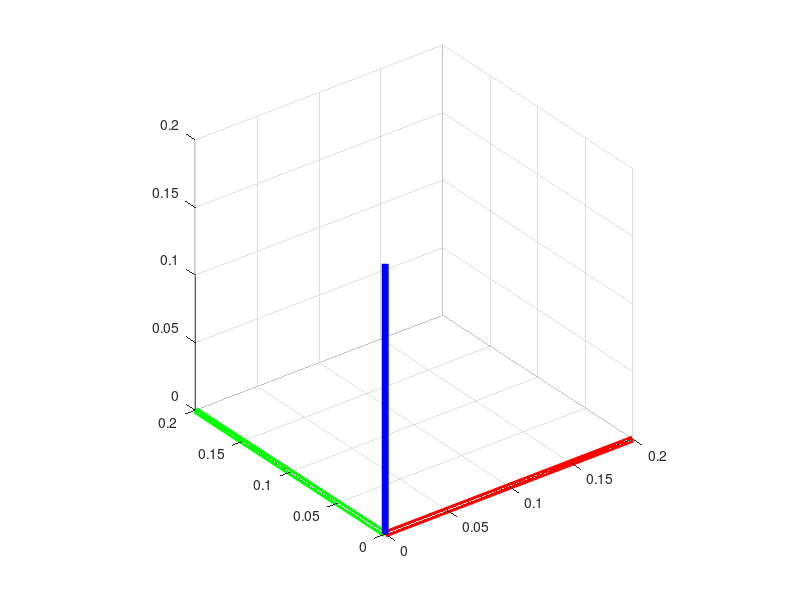

Recreate this plot in MATLAB.
clear all;
clc;
files1 = dir('../left/lines/lidar/line1_*.csv');
files2 = dir('../left/lines/lidar/line2_*.csv');
files3 = dir('../left/lines/lidar/line3_*.csv');
files4 = dir('../left/lines/lidar/line4_*.csv');

n = length(files1);
%n = 5;
scale = 1;
figure('Name', 'Left Line Views')
for i = 1:n
  csv1 = load((strcat('../left/lines/lidar/', files1(i).name)));
  xP1 = csv1(:, 1); yP1 = csv1(:, 2); zP1 = csv1(:, 3);
  [A1, B1] = fit3DLine(csv1);
  
  csv2 = load((strcat('../left/lines/lidar/', files2(i).name)));
  xP2 = csv2(:, 1); yP2 = csv2(:, 2); zP2 = csv2(:, 3);
  [A2, B2] = fit3DLine(csv2);
  
  csv3 = load((strcat('../left/lines/lidar/', files3(i).name)));
  xP3 = csv3(:, 1); yP3 = csv3(:, 2); zP3 = csv3(:, 3);
  [A3, B3] = fit3DLine(csv3);
  
  csv4 = load((strcat('../left/lines/lidar/', files4(i).name)));
  xP4 = csv4(:, 1); yP4 = csv4(:, 2); zP4 = csv4(:, 3);
  [A4, B4] = fit3DLine(csv4);
  
  plot3(xP1, yP1, zP1, '+', 'LineWidth',2,...
    'MarkerSize',10,...
    'MarkerEdgeColor','b',...
    'MarkerFaceColor',[0.5,0.5,0.5]);
  hold on;
  C1 = linspace(A1-scale*B1, A1+scale*B1, 100);
  plot3(C1(1, :), C1(2, :), C1(3, :), '.', 'LineWidth',2,...
    'MarkerSize',10,...
    'MarkerEdgeColor','b',...
    'MarkerFaceColor',[0.5,0.5,0.5]);
  hold on;
  plot3(xP2, yP2, zP2, '+', 'LineWidth',2,...
    'MarkerSize',10,...
    'MarkerEdgeColor','r',...
    'MarkerFaceColor',[0.5,0.5,0.5]);
  hold on;  
  C2 = linspace(A2-scale*B2, A2+scale*B2, 100);
  plot3(C2(1, :), C2(2, :), C2(3, :), '.', 'LineWidth',2,...
    'MarkerSize',10,...
    'MarkerEdgeColor','r',...
    'MarkerFaceColor',[0.5,0.5,0.5]);
  hold on;
  plot3(xP3, yP3, zP3, '+', 'LineWidth',2,...
    'MarkerSize',10,...
    'MarkerEdgeColor','g',...
    'MarkerFaceColor',[0.5,0.5,0.5]);  
  hold on;
  C3 = linspace(A3-scale*B3, A3+scale*B3, 100);
  plot3(C3(1, :), C3(2, :), C3(3, :), '.', 'LineWidth',2,...
    'MarkerSize',10,...
    'MarkerEdgeColor','g',...
    'MarkerFaceColor',[0.5,0.5,0.5]);
  hold on;  
  plot3(xP4, yP4, zP4, '+', 'LineWidth',2,...
    'MarkerSize',10,...
    'MarkerEdgeColor','c',...
    'MarkerFaceColor',[0.5,0.5,0.5]);
  hold on;  
  C4 = linspace(A4-scale*B4, A4+scale*B4, 100);
  plot3(C4(1, :), C4(2, :), C4(3, :), '.', 'LineWidth',2,...
    'MarkerSize',10,...
    'MarkerEdgeColor','c',...
    'MarkerFaceColor',[0.5,0.5,0.5]);
  hold on;

end

 origin = [0, 0, 0];
 x =[0.2, 0, 0];
 y =[0, 0.2, 0];
 z =[0, 0, 0.2];
 axis_pts_x = [origin; x];
 axis_pts_y = [origin; y];
 axis_pts_z = [origin; z];
 plot3(axis_pts_x(:, 1), axis_pts_x(:, 2), axis_pts_x(:, 3), 'LineWidth', 5, 'r');
 hold on;
 plot3(axis_pts_y(:, 1), axis_pts_y(:, 2), axis_pts_y(:, 3), 'LineWidth', 5, 'g');
 hold on;
 plot3(axis_pts_z(:, 1), axis_pts_z(:, 2), axis_pts_z(:, 3), 'LineWidth', 5, 'b');
 hold off;
 grid;
 axis equal;


